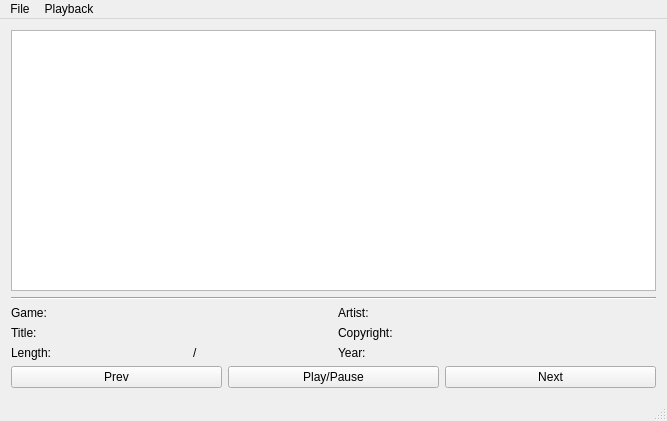
<?xml version="1.0" encoding="UTF-8"?>
<ui version="4.0">
 <class>MainWindow</class>
 <widget class="QMainWindow" name="MainWindow">
  <property name="geometry">
   <rect>
    <x>0</x>
    <y>0</y>
    <width>667</width>
    <height>421</height>
   </rect>
  </property>
  <property name="windowTitle">
   <string>PsfPlayer</string>
  </property>
  <widget class="QWidget" name="centralWidget">
   <layout class="QGridLayout" name="gridLayout">
    <item row="5" column="1">
     <widget class="QPushButton" name="playpauseButton">
      <property name="text">
       <string>Play/Pause</string>
      </property>
     </widget>
    </item>
    <item row="1" column="0" colspan="3">
     <widget class="Line" name="line">
      <property name="orientation">
       <enum>Qt::Horizontal</enum>
      </property>
     </widget>
    </item>
    <item row="5" column="0">
     <widget class="QPushButton" name="prevButton">
      <property name="text">
       <string>Prev</string>
      </property>
     </widget>
    </item>
    <item row="4" column="0" colspan="3">
     <layout class="QGridLayout" name="gridLayout_2">
      <item row="1" column="1" colspan="3">
       <widget class="QLabel" name="current_title">
        <property name="text">
         <string/>
        </property>
       </widget>
      </item>
      <item row="2" column="5" colspan="2">
       <widget class="QLabel" name="current_year">
        <property name="text">
         <string/>
        </property>
       </widget>
      </item>
      <item row="0" column="0">
       <widget class="QLabel" name="label">
        <property name="sizePolicy">
         <sizepolicy hsizetype="Fixed" vsizetype="Preferred">
          <horstretch>0</horstretch>
          <verstretch>0</verstretch>
         </sizepolicy>
        </property>
        <property name="text">
         <string>Game:</string>
        </property>
       </widget>
      </item>
      <item row="1" column="5" colspan="2">
       <widget class="QLabel" name="current_cp">
        <property name="text">
         <string/>
        </property>
       </widget>
      </item>
      <item row="0" column="4">
       <widget class="QLabel" name="label_6">
        <property name="sizePolicy">
         <sizepolicy hsizetype="Fixed" vsizetype="Preferred">
          <horstretch>0</horstretch>
          <verstretch>0</verstretch>
         </sizepolicy>
        </property>
        <property name="text">
         <string>Artist:</string>
        </property>
       </widget>
      </item>
      <item row="2" column="3">
       <widget class="QLabel" name="current_total_length">
        <property name="text">
         <string/>
        </property>
       </widget>
      </item>
      <item row="2" column="4">
       <widget class="QLabel" name="label_8">
        <property name="sizePolicy">
         <sizepolicy hsizetype="Fixed" vsizetype="Preferred">
          <horstretch>0</horstretch>
          <verstretch>0</verstretch>
         </sizepolicy>
        </property>
        <property name="text">
         <string>Year:</string>
        </property>
       </widget>
      </item>
      <item row="0" column="5" colspan="2">
       <widget class="QLabel" name="current_artist">
        <property name="text">
         <string/>
        </property>
       </widget>
      </item>
      <item row="2" column="0">
       <widget class="QLabel" name="label_3">
        <property name="sizePolicy">
         <sizepolicy hsizetype="Fixed" vsizetype="Preferred">
          <horstretch>0</horstretch>
          <verstretch>0</verstretch>
         </sizepolicy>
        </property>
        <property name="text">
         <string>Length:</string>
        </property>
       </widget>
      </item>
      <item row="2" column="2">
       <widget class="QLabel" name="label_4">
        <property name="sizePolicy">
         <sizepolicy hsizetype="Fixed" vsizetype="Preferred">
          <horstretch>0</horstretch>
          <verstretch>0</verstretch>
         </sizepolicy>
        </property>
        <property name="text">
         <string>/</string>
        </property>
       </widget>
      </item>
      <item row="1" column="4">
       <widget class="QLabel" name="label_7">
        <property name="sizePolicy">
         <sizepolicy hsizetype="Fixed" vsizetype="Preferred">
          <horstretch>0</horstretch>
          <verstretch>0</verstretch>
         </sizepolicy>
        </property>
        <property name="text">
         <string>Copyright:</string>
        </property>
       </widget>
      </item>
      <item row="1" column="0">
       <widget class="QLabel" name="label_2">
        <property name="sizePolicy">
         <sizepolicy hsizetype="Fixed" vsizetype="Preferred">
          <horstretch>0</horstretch>
          <verstretch>0</verstretch>
         </sizepolicy>
        </property>
        <property name="text">
         <string>Title:</string>
        </property>
       </widget>
      </item>
      <item row="0" column="1" colspan="3">
       <widget class="QLabel" name="current_game">
        <property name="text">
         <string/>
        </property>
       </widget>
      </item>
      <item row="2" column="1">
       <widget class="QLabel" name="current_time">
        <property name="text">
         <string/>
        </property>
       </widget>
      </item>
     </layout>
    </item>
    <item row="5" column="2">
     <widget class="QPushButton" name="nextButton">
      <property name="text">
       <string>Next</string>
      </property>
     </widget>
    </item>
    <item row="0" column="0" colspan="3">
     <widget class="QTableView" name="tableView">
      <property name="contextMenuPolicy">
       <enum>Qt::CustomContextMenu</enum>
      </property>
      <property name="alternatingRowColors">
       <bool>true</bool>
      </property>
      <property name="selectionMode">
       <enum>QAbstractItemView::SingleSelection</enum>
      </property>
      <property name="selectionBehavior">
       <enum>QAbstractItemView::SelectRows</enum>
      </property>
      <property name="showGrid">
       <bool>false</bool>
      </property>
     </widget>
    </item>
   </layout>
  </widget>
  <widget class="QMenuBar" name="menuBar">
   <property name="geometry">
    <rect>
     <x>0</x>
     <y>0</y>
     <width>667</width>
     <height>22</height>
    </rect>
   </property>
   <widget class="QMenu" name="menuFile">
    <property name="title">
     <string>File</string>
    </property>
    <addaction name="actionOpen"/>
   </widget>
   <widget class="QMenu" name="menuPlayback">
    <property name="title">
     <string>Playback</string>
    </property>
    <addaction name="actionPlayPause"/>
    <addaction name="separator"/>
    <addaction name="actionPrev"/>
    <addaction name="actionNext"/>
   </widget>
   <addaction name="menuFile"/>
   <addaction name="menuPlayback"/>
  </widget>
  <widget class="QStatusBar" name="statusBar"/>
  <action name="actionOpen">
   <property name="text">
    <string>Open...</string>
   </property>
  </action>
  <action name="actionPlayPause">
   <property name="text">
    <string>Play/Pause</string>
   </property>
   <property name="toolTip">
    <string>Play/Pause</string>
   </property>
  </action>
  <action name="actionPrev">
   <property name="text">
    <string>Prev</string>
   </property>
  </action>
  <action name="actionNext">
   <property name="text">
    <string>Next</string>
   </property>
  </action>
 </widget>
 <layoutdefault spacing="6" margin="11"/>
 <resources/>
 <connections/>
</ui>
